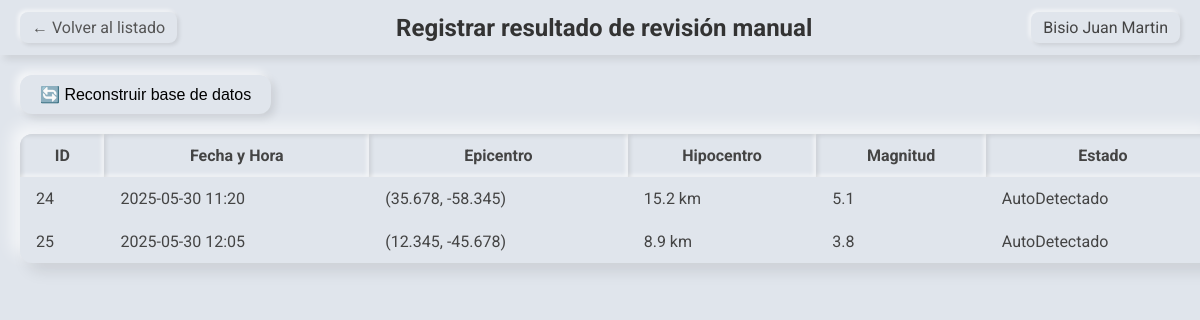
Before: / with the older database file.
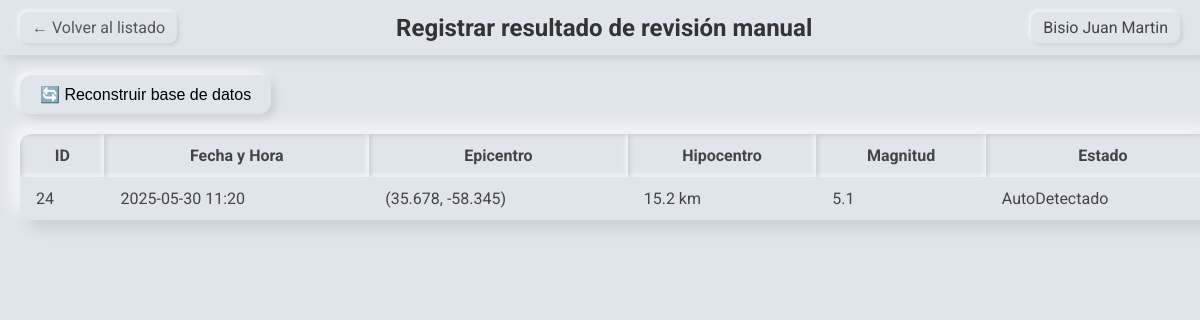
After: the same page with the newer database file.
### tables this page shows
CREATE TABLE Evento (
        id_evento       INTEGER PRIMARY KEY,
        fecha_hora      TEXT    NOT NULL,
        epicentro_lat   REAL    NOT NULL,
        epicentro_lng   REAL    NOT NULL,
        hipocentro      REAL    NOT NULL,
        magnitud        REAL    NULL,
        magnitud_desc   TEXT    NULL,
        magnitud_unidad TEXT    NULL,
        alcance_nombre  TEXT    NULL,
        alcance_desc    TEXT    NULL,
        clasif_desde    REAL    NULL,
        clasif_hasta    REAL    NULL,
        clasif_nombre   TEXT    NULL,
        origen_nombre   TEXT    NULL,
        origen_desc     TEXT    NULL,
        estado_nombre   TEXT    NOT NULL,
        estado_desc     TEXT    NULL
    );

### app_flask.py (the view)
@app.route('/')
def index():
    analista = app.config['analista']
    conn = get_connection()
    cur = conn.cursor()
    cur.execute("SELECT id_evento FROM Evento;")
    filas = cur.fetchall()
    conn.close()
    eventos_pendientes = []
    for fila in filas:
        ev = cargar_evento_por_id(fila[0])
        if ev and ev.estado.getNombre() == "AutoDetectado":
            eventos_pendientes.append(ev)
    return render_template(
        'lista_eventos.html',
        eventos=eventos_pendientes,
        analista=analista
    )

### db.py (called while the page is built)
def get_connection():
    conn = sqlite3.connect(DB_PATH)
    conn.row_factory = sqlite3.Row
    return conn

### indexClases.py (called while the page is built)
    def getNombre(self):
        return self.nombre

### templates/lista_eventos.html (shortened to what this page needs)
<!doctype html>
<html>
<head>
</head>
<body>
  <div class="navbar">
    <a href="{{ url_for('index') }}" class="back-btn">← Volver al listado</a>
    <h1>Registrar resultado de revisión manual</h1>
    <div class="username">{{ analista.nombre }}</div>
  </div>
  <form method="post" action="{{ url_for('reseed') }}">
    <button type="submit">🔄 Reconstruir base de datos</button>
  </form>
  <table>
    <thead>
      <tr>
        <th>ID</th>
        <th>Fecha y Hora</th>
        <th>Epicentro</th>
        <th>Hipocentro</th>
        <th>Magnitud</th>
        <th>Estado</th>
      </tr>
    </thead>
    <tbody>
      {% for ev in eventos %}
      <tr onclick="location.href='{{ url_for('detalle', event_id=ev.id_evento) }}'">
        <td>{{ ev.id_evento }}</td>
        <td>{{ ev.fecha_hora }}</td>
        <td>{{ ev.ubicacion.epicentro }}</td>
        <td>{{ ev.ubicacion.hipocentro }} km</td>
        <td>{{ ev.magnitud }}</td>
        <td>{{ ev.estado.getNombre() }}</td>
      </tr>
      {% endfor %}
    </tbody>
  </table>
</body>
</html>

Changed rows visible on the page:
no longer on this page (row edited): Evento: id_evento "25", fecha_hora "2025-05-30 12:05", ubicacion.epicentro "(12.345, -45.678)", ubicacion.hipocentro "8.9", magnitud "3.8", estado.getNombre "AutoDetectado"
